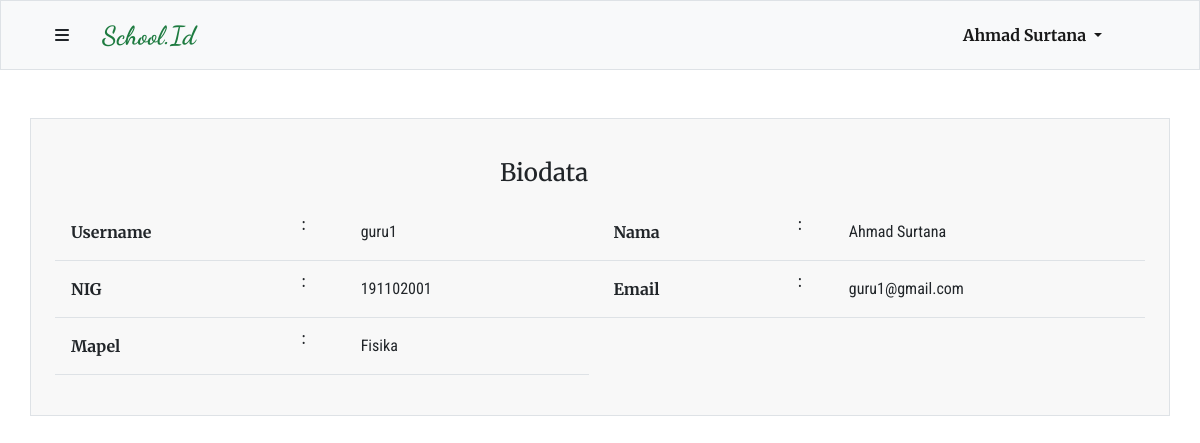
The app's page /php/profile.php (signed in) with its own data.
### tables this page shows
CREATE TABLE `guru` (
  `id` int(10) UNSIGNED NOT NULL,
  `nama_guru` varchar(200) NOT NULL,
  `NIG` char(9) NOT NULL,
  `mapel_id` int(10) UNSIGNED NOT NULL,
  `user_id` int(10) UNSIGNED NOT NULL
);

CREATE TABLE `user` (
  `id` int(10) UNSIGNED NOT NULL,
  `username` varchar(100) NOT NULL,
  `password` varchar(200) NOT NULL,
  `email` varchar(200) NOT NULL,
  `status` enum('ADMIN','GURU','SISWA') DEFAULT NULL,
  `Created_at` timestamp NOT NULL DEFAULT current_timestamp()
);

CREATE TABLE `mapel` (
  `id` int(10) UNSIGNED NOT NULL,
  `nama_mapel` varchar(200) NOT NULL,
  `Created_at` timestamp NOT NULL DEFAULT current_timestamp()
);

### php/function.php (called while the page is built, shortened)
<?php
$connection = mysqli_connect("localhost","root","","tubes");
function show($query) {
    global $connection;
    $box = [];
    $result = mysqli_query($connection, $query);
    while($row = mysqli_fetch_assoc($result)) {
        $box[] = $row;
    }
    return $box;
}
?>

### php/profile.php (the view, shortened to what this page needs)
<?php
require 'function.php';
$userID = $_SESSION["userID"];
$user = show("SELECT * FROM user WHERE id = $userID")[0];
if(isset($_SESSION["member"])) {
    if($_SESSION["member"] === "siswa") {
        $profil = show("SELECT * FROM siswa JOIN kelas ON siswa.kelas_id = kelas.id WHERE user_id = $userID")[0];
    } else {
        $profil = show("SELECT * FROM guru JOIN mapel ON guru.mapel_id = mapel.id WHERE user_id = $userID")[0];
    }
}
?>
<!DOCTYPE html>
<html lang="en">
<head>
    <link href="https://cdn.jsdelivr.net/npm/bootstrap@5.1.3/dist/css/bootstrap.min.css" rel="stylesheet">
    <link rel="stylesheet" href="style/navbar.css">
    <link rel="stylesheet" type="text/css" href="style/profile.css">
</head>
<body>
    <?php include'navbar.php' ?>
        <div class="container form-container my-5 py-3 border">
            <div class="row">
                    <?php if(isset($_SESSION["member"])) : ?>
                        <?php if($_SESSION["member"] === "siswa") :?>
                        <div class="col-lg-12 py-2 px-4 biodata">
                            <div class="title-form my-3 mx-auto">
                                <h4>Biodata</h4>
                            </div>
                            <table class="mx-auto table" width="60%">
                                <tr>
                                    <td class="px-3 py-3 data-title">Username</td>
                                    <td class="px-2">: </td>
                                    <td class="py-3 px-3 px-4 data"> <?=$user["username"]?> </td>
                                    <td class="px-4 py-3 data-title">Nama</td>
                                    <td class="px-2">:</td>
                                    <td class="py-3 px-3 data"> <?=$profil["nama_siswa"]?> </td>
                                </tr>
                                <tr>
                                    <td class="px-3 py-3 data-title">NIS</td>
                                    <td class="px-2">:</td>
                                    <td class="py-3 px-4 data"> <?=$profil["NIS"]?> </td>
                                    <td class="px-4 py-3 data-title">Email</td>
                                    <td class="px-2">:</td>
                                    <td class="py-3 px-3 data"> <?=$user["email"]?> </td>
                                </tr>
                                <tr>
                                    <td class="px-3 py-3 data-title">Kelas</td>
                                    <td class="px-2">:</td>
                                    <td class="py-3 px-4 data"> <?=$profil["nama_kelas"]?> </td>
                                    <td class="px-4 py-3 data-title">Jurusan</td>
                                    <td class="px-2">:</td>
                                    <td class="py-3 px-3 data"> <?=$profil["jurusan"]?> </td>
                                </tr>
                            </table>
                        </div>
                        <div class="col-lg-12 px-3 py-2 nilai">
                            <div class="title-form-2 mt-3 mx-auto">
                                <h4>Nilai Siswa</h4>
                            </div>
                            <?php foreach($navbar as $mapel) : ?>
                                <div class="table-nilai px-3 my-4">
                                    <h5 class="mt-3 mb-0"><?=$mapel["nama_mapel"]?></h5>
                                    <?php
                                        $idmapel = $mapel["id"] ;
                                        $namaGuru = show("SELECT nama_guru FROM guru WHERE mapel_id = $idmapel")[0];
                                        $idSiswa = $data["id"];
                                        $tugas = show("SELECT nilai FROM jawaban WHERE siswa = $idSiswa AND mapel = $idmapel");
                                        $t = 1;
                                    ?>
                                    <span style="font-family:'Roboto Consended';"><?=$namaGuru["nama_guru"]?></span>
                                    <table width="100%" class="mx-auto table table-bordered">
                                        <tr>
                                            <?php foreach($tugas as $tgs) : ?>
                                                <th class="px-3 text-center">Tugas 1</th>
                                                <?php $t ++ ?>
                                            <?php endforeach ; ?>
                                        <tr>
                                            <?php foreach($tugas as $tgs) : ?>
                                                <td class="p-3"><?=$tgs["nilai"]?></td>
                                            <?php endforeach ; ?>
                                        </tr>
                                    </table>
                                </div>
                            <?php endforeach ; ?>
                        </div>
                    <?php else: ?>
                    <div class="col-lg-12 py-2 px-4 biodata">
                        <div class="title-form my-3 mx-auto">
                            <h4>Biodata</h4>
                        </div>
                        <table class="mx-auto table" width="60%">
                            <tr>
                            <td class="px-3 py-3 data-title">Username</td>
                                <td class="px-2">: </td>
                                <td class="py-3 px-3 px-4 data"> <?=$user["username"]?> </td>
                                <td class="px-4 py-3 data-title">Nama</td>
                                <td class="px-2">:</td>
                                <td class="py-3 px-3 data"> <?=$profil["nama_guru"]?> </td>
                            </tr>
                            <tr>
                                <td class="px-3 py-3 data-title">NIG</td>
                                <td class="px-2">:</td>
                                <td class="py-3 px-4 data"> <?=$profil["NIG"]?> </td>
                                <td class="px-4 py-3 data-title">Email</td>
                                <td class="px-2">:</td>
                                <td class="py-3 px-3 data"> <?=$user["email"]?> </td>
                            </tr>
                            <tr>
                                <td class="px-3 py-3 data-title">Mapel</td>
                                <td class="px-2">:</td>
                                <td class="py-3 px-4 data"> <?=$profil["nama_mapel"]?> </td>
                            </tr>
                        <?php endif ; ?>
                    <?php endif ; ?>
                    </table>
                </div>
            </div>
        </div>
</body>
</html>

### php/navbar.php (shortened to what this page needs)
<?php
$connection = mysqli_connect("localhost","root","","tubes");
$id = $_SESSION["userID"];
if(isset($_SESSION["admin"])) {
    $admin = mysqli_query($connection, "SELECT username FROM user WHERE id = $id");
    $data = mysqli_fetch_assoc($admin);
} elseif (isset($_SESSION["member"])) {
    if ($_SESSION["member"] === "siswa") {
            $namaSiswa = mysqli_query($connection, "SELECT * FROM siswa WHERE user_id = $id");
            $data = mysqli_fetch_assoc($namaSiswa);
            $navbarID = $data["kelas_id"];
            $navbar= show("SELECT mapel.* FROM siswa JOIN mapel_kelas ON mapel_kelas.kelas = siswa.kelas_id JOIN guru ON guru.id = mapel_kelas.guru JOIN mapel ON mapel.id = guru.mapel_id WHERE siswa.user_id = $id ORDER BY nama_mapel ASC");
            $tugasNavbar = show("SELECT * FROM tugas WHERE kelas = $navbarID");
    } else {
            $namaGuru = mysqli_query($connection, "SELECT * FROM guru WHERE user_id = $id");
            $data = mysqli_fetch_assoc($namaGuru);
    }
}
?>
    <nav class="navbar navbar-expand-lg navbar-light bg-light container-fluid border sticky-top">
        <div class="container navbar-head">
         <div class="logo">
            <button class="btn" type="button" data-bs-toggle="offcanvas" data-bs-target="#offcanvasRight" aria-controls="offcanvasRight"><i class="fas fa-bars"></i></button>
            <?php if(isset($_SESSION["admin"])) : ?>
                <a class="navbar-brand" href="admin.php">School.Id</a>
            <?php else : ?>
                <a class="navbar-brand" href="dashboard.php">School.Id</a>
            <?php endif ; ?>
         </div>
          <div class="login-register collapse navbar-collapse" id="navbarSupportedContent">
            <ul class="navbar-nav me-auto mb-2 mb-lg-0">
              <li class="nav-item dropdown">
                <a class="nav-link dropdown-toggle active me-5" href="" id="navbarDropdown" role="button" data-bs-toggle="dropdown" aria-expanded="false">
                    <?php if(isset($_SESSION["admin"])) : ?>
                         <?=$data["username"] ; ?>
                    <?php elseif($_SESSION["member"] === "siswa") :?>
                        <?=$data["nama_siswa"] ; ?>
                    <?php else :?>
                        <?=$data["nama_guru"] ; ?>
                    <?php endif ; ?>
                </a>
              </li>
            </ul>
          </div>
        </div>
    </nav>

### php/style/navbar.css (style rules this page uses)
* { margin: 0; padding: 0; box-sizing: border-box; }
.navbar { background-color: #f8f8f8; height: 70px; }
.navbar-brand { text-align: center; font-weight: 900 !important; font-size : 26px; margin: 0; padding: 0 20px; font-family: 'Dancing Script'; color: #1E7B40 !important; }
.navbar .logo { display: flex; text-align: center; }
.navbar .login-register { flex-grow: 0; font-family: 'Merriweather'; font-weight: bolder; }

### php/style/profile.css (style rules this page uses)
.biodata table tr .data-title { font-family: 'Merriweather'; font-weight: bold; }
.biodata table tr .data { font-family: 'Roboto Condensed'; }
.form-container { background-color: #f8f8f8; }
.title-form-2, .title-form { width: 200px; font-family: 'Merriweather'; font-weight: bolder; }

### records on screen
guru: nama_guru "Ahmad Surtana", NIG "191102001", mapel.nama_mapel "Fisika"
user: username "guru1", email "guru1@gmail.com"
